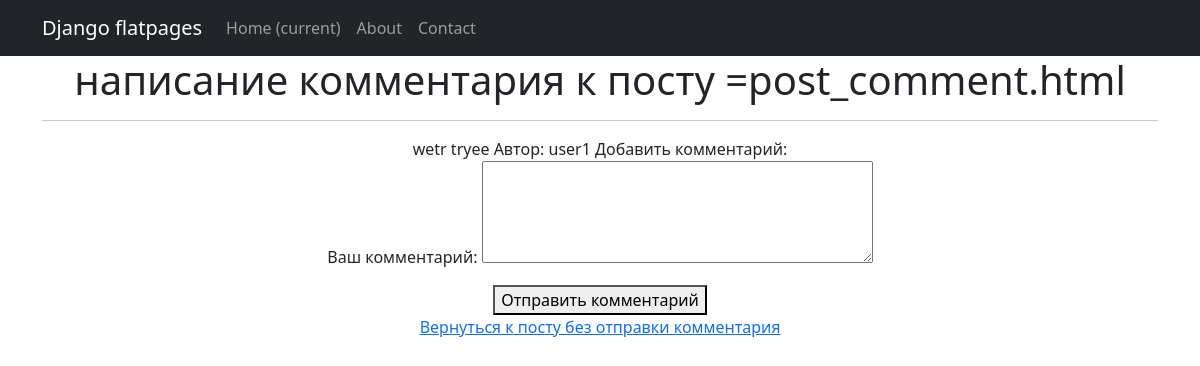
The app's page /news/4/comment/ (signed in), older data.
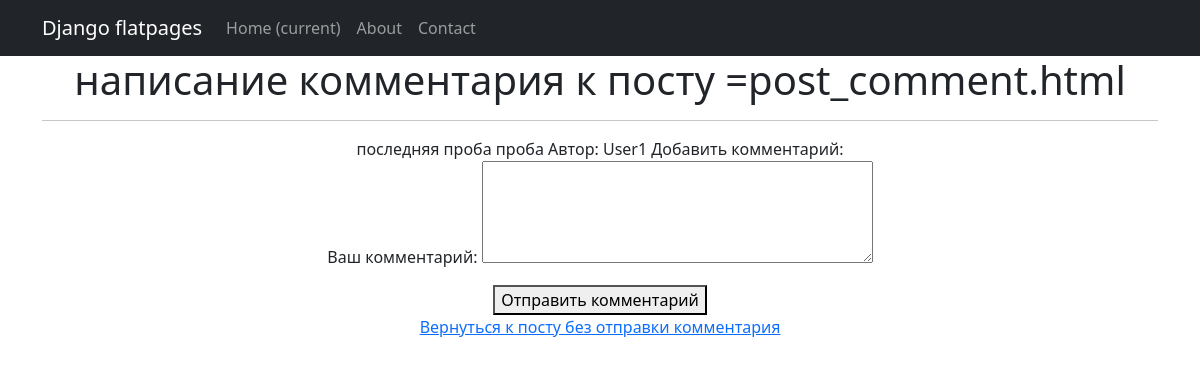
The same page, newer data.
### news/models.py (models this page shows, shortened)
class Post(models.Model):
    category = models.ForeignKey(Category, on_delete=models.CASCADE, related_name='category_post') # только 1 категория на пост
    user = models.ForeignKey(User, on_delete = models.CASCADE, related_name='user_post')
    time_in = models.DateTimeField(auto_now_add=True)
    time_ism = models.DateTimeField(auto_now=True)
    zagolov = models.CharField(max_length=100, default='')
    text = models.TextField()
    comments = models.ManyToManyField(User, through = 'Comment')

### news/views.py (the view)
class PostCommentView(LoginRequiredMixin, DetailView):
    model = Post
    template_name = 'post_comment.html'
    context_object_name = 'post'
    def get_context_data(self, **kwargs):
        context = super().get_context_data(**kwargs)
        context['form'] = CommentForm()
        return context
    def post(self, request, *args, **kwargs):  # Исправлено: args -> *args, *kwargs -> **kwargs
        self.object = self.get_object()
        form = CommentForm(request.POST)
        if form.is_valid():
            comment = form.save(commit=False)
            comment.post = self.object
            comment.user = request.user
            comment.save()
            return redirect('post_list_uno', pk=self.object.pk)
        return self.render_to_response(self.get_context_data(form=form))

### news/forms.py
class CommentForm(forms.ModelForm):
    class Meta:
        model = Comment
        fields = ['comment']
        labels = {'comment': 'Ваш комментарий'}
        widgets = {'comment': forms.Textarea(attrs={'rows': 4})}

### templates/post_comment.html (shortened to what this page needs)
{% extends 'flatpages/default.html' %}
{% block content %}
<h1> написание комментария к посту  =post_comment.html </h1>
<hr>
{{ post.zagolov }}
{{ post.text }}
Автор: {{ post.user }}
Добавить комментарий:
<form method="post">
    {{ form.as_p }}
    <button type="submit">Отправить комментарий</button>
</form>
<a href="/news/{{ post.id }}">Вернуться к посту без отправки комментария</a>
{% endblock content %}

Row changes from the older to the newer data that the page shows:
changed Post: zagolov "wetr" → "последняя проба"; text "tryee" → "проба"; user "user1" → "User1"
